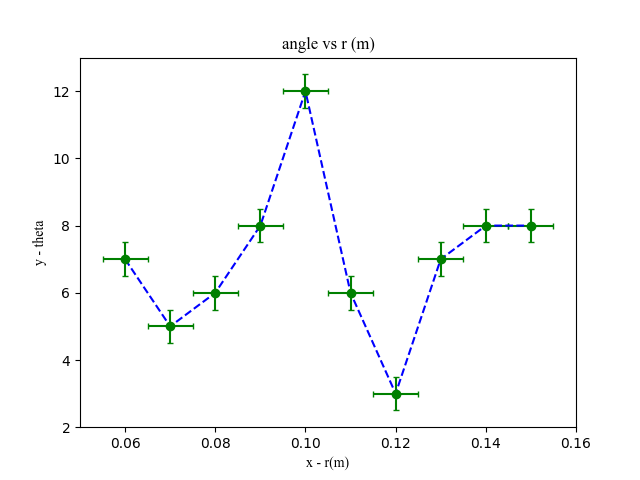

Reproduce this figure in Python.
import numpy as np
import matplotlib.pyplot as plotter

fig = plotter.figure()
plot3 = fig.add_subplot(111)  
x = [0.06, 0.07, 0.08, 0.09, 0.1, 0.11, 0.12, 0.13, 0.14, 0.15] # r(meters)
y = [7, 5, 6, 8, 12, 6, 3, 7, 8, 8] # angle

xerr = 0.005 # half-step = 0.5cm = 0.005m

yerr = 0.5


#Create a plot of data points only with error bars of the appropriate size. Green points = go
plot3.errorbar(x, y, yerr, xerr, fmt='go', capsize=2.5)  

#Creates a plot of line on same plot. Blue dashed = b--
plot3.plot(x, y, 'b--') 
#See https://matplotlib.org/3.1.1/api/_as_gen/matplotlib.pyplot.plot.html#matplotlib.pyplot.plot
#for full list of plotting formatting options.

csfont = {"fontname": "Times New Roman"} #Changes font
plot3.set_title('angle vs r (m)', csfont)
plot3.set_xlabel('x - r(m)', csfont)
plot3.set_ylabel('y - theta', csfont)

plotter.savefig("plot3-angle-vs-r.png")

